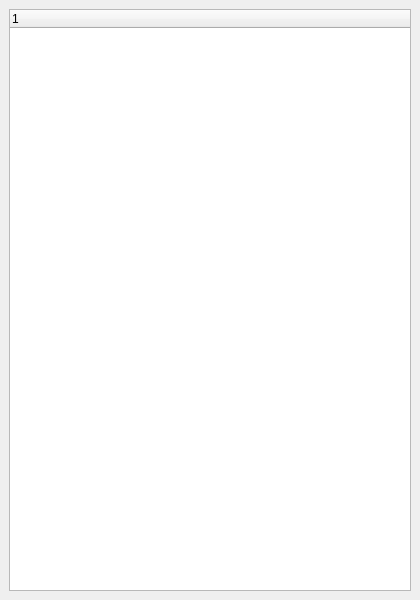
<?xml version="1.0" encoding="UTF-8"?>
<ui version="4.0">
 <class>PropertyDialog</class>
 <widget class="QDialog" name="PropertyDialog">
  <property name="geometry">
   <rect>
    <x>0</x>
    <y>0</y>
    <width>420</width>
    <height>600</height>
   </rect>
  </property>
  <property name="windowTitle">
   <string>Form</string>
  </property>
  <layout class="QVBoxLayout" name="verticalLayout">
   <property name="spacing">
    <number>0</number>
   </property>
   <property name="leftMargin">
    <number>9</number>
   </property>
   <property name="topMargin">
    <number>9</number>
   </property>
   <property name="rightMargin">
    <number>9</number>
   </property>
   <property name="bottomMargin">
    <number>9</number>
   </property>
   <item>
    <widget class="stageviz::PropertyTree" name="propertyTree"/>
   </item>
  </layout>
 </widget>
 <customwidgets>
  <customwidget>
   <class>stageviz::PropertyTree</class>
   <extends>QTreeWidget</extends>
   <header>../../../sources/propertytree.h</header>
  </customwidget>
 </customwidgets>
 <resources/>
 <connections/>
</ui>
